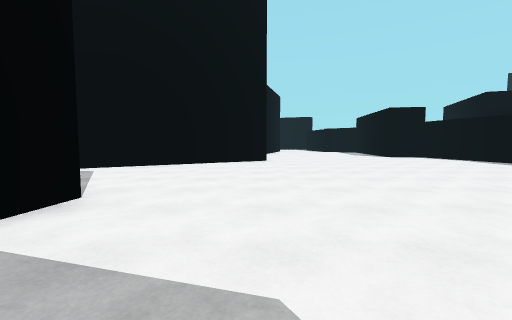
view 1 (above)

23 first-person views from a walk through a 3-D level made in the Unity game engine. The camera is 1.3 m above the floor, tilts 4° down and sees 90° across. The floor is counted in squares, 2 m on a side. Each view is taken from the middle of a square. On the plan, view 1 faces up. The plan holds only what a view shows up to about 9 squares ahead; the rest is blank. The place goes on beyond the plan.

view 2
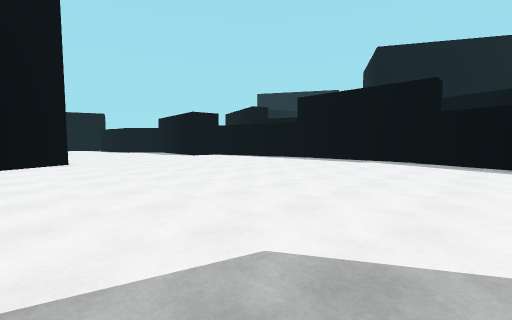

view 3
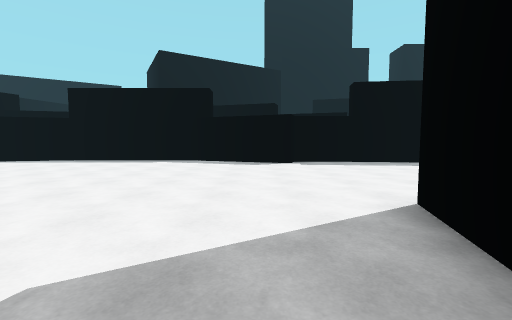

view 4
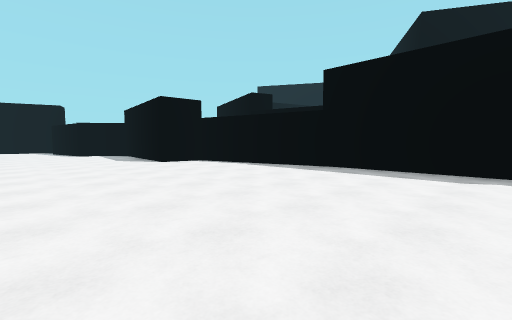

view 5
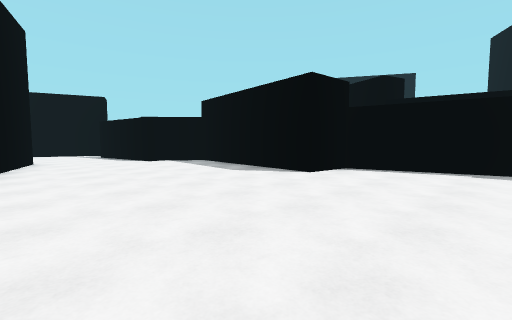

view 6
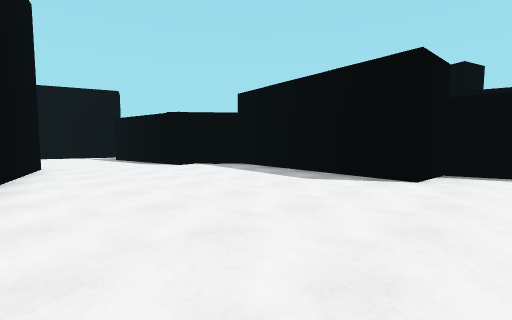

view 7
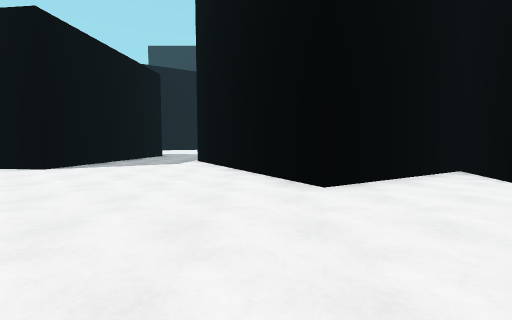

view 8
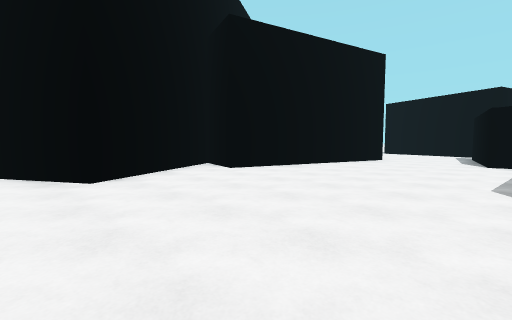

view 9
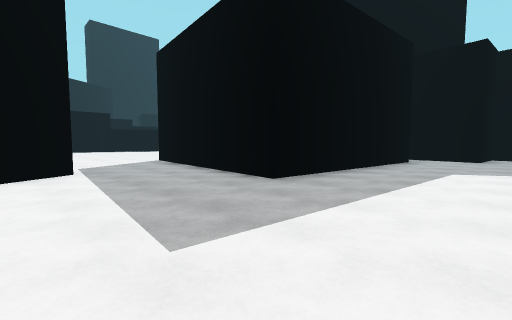

view 10
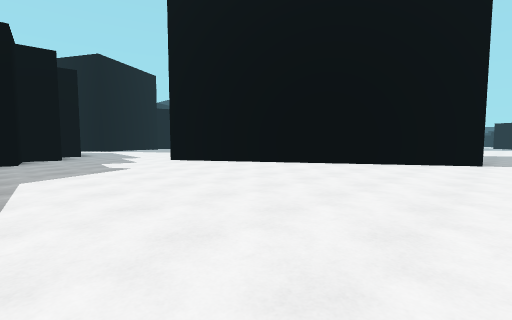

view 11
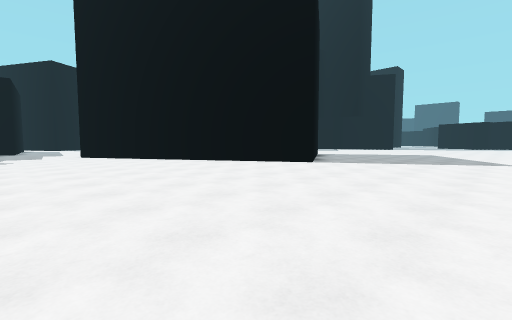

view 12
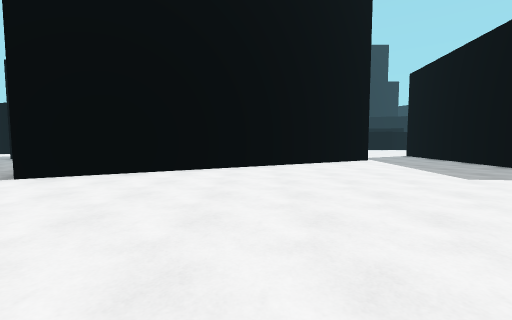

view 13
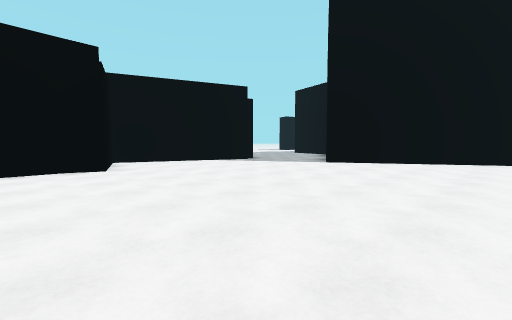

view 14
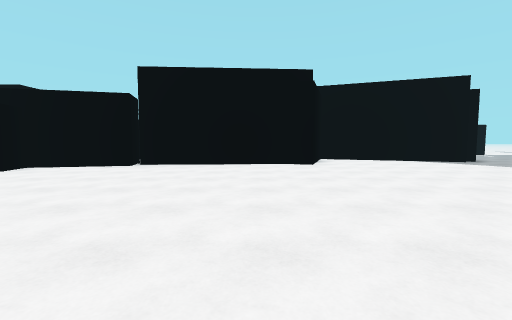

view 15
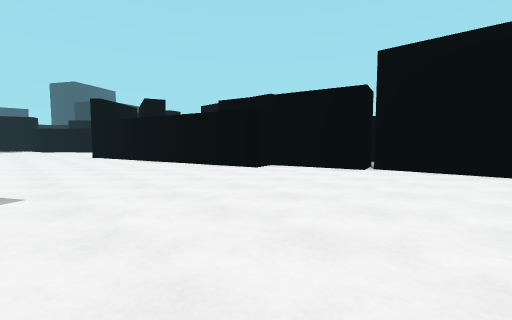

view 16
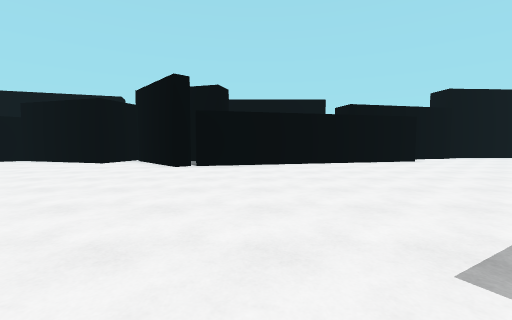

view 17
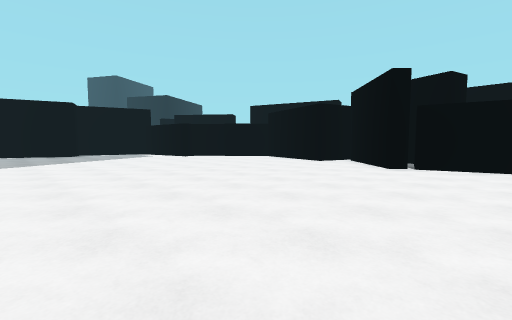

view 18
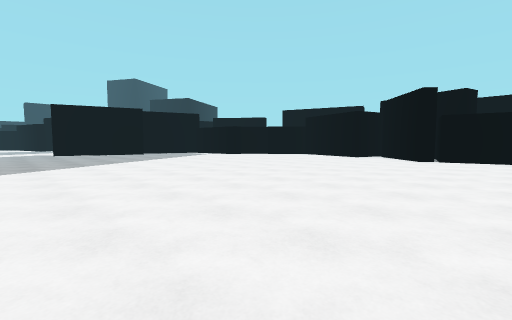

view 19
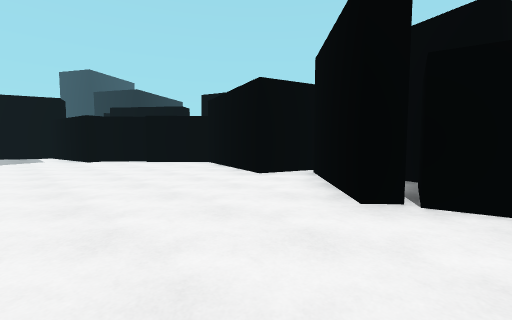

view 20
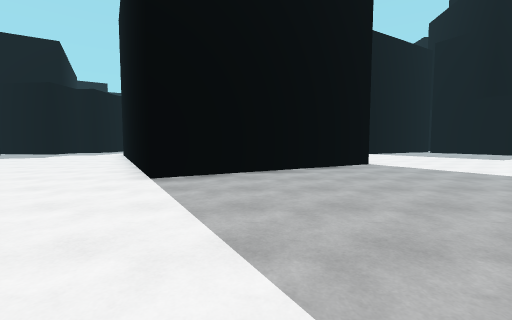

view 21
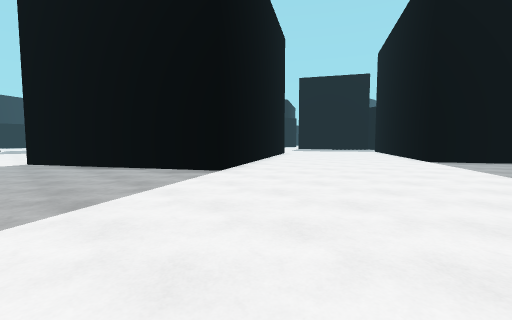

view 22
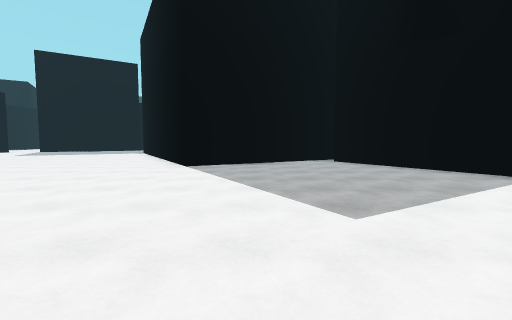

view 23
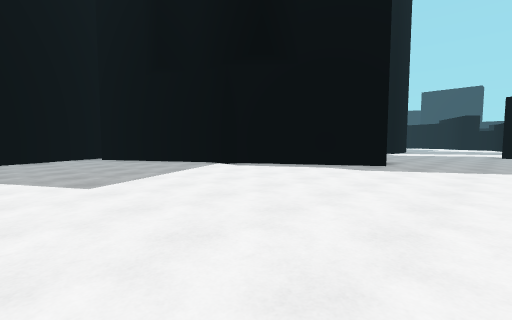

### Floor plan
Points are (right, up) in squares from view 1. A wall is a line through its corners. A room is listed if a view was taken in it or the views show most of it. See-through windows are left out.
Room 1 (views 1, 2, 3, 4, 5, 6, 7, 8)
walls: (0.4, 9) (-4.8, 6); (8.2, 6.2) (7.1, 10.9) (5.7, 11) (6.2, 15.8) (5.9, 16.1) (5.4, 16.3); (8.2, 2) (8.2, 6.4); (-4.5, 3.2) (-2.1, 3) (-2.2, 1.8); (7.4, -3.2) (7.4, -1.3) (6.9, -1.1) (8, 2.1); (7.2, -5.2) (7.4, -3.1); (5.6, 16.4) (5.2, 16.8) (4.6, 16.7) (4.1, 19.6); (1.7, 18) (0, 12.1) (-1.7, 12.6) (-0.4, 10.3)
ways out: opening at (-5, 4.5) to room 2
Room 2 (views 9, 10, 11, 12, 13, 14, 15, 16, 17, 18, 19, 20, 21, 22, 23)
walls: (-22.7, -0.4) (-24.3, 2.5) (-19.1, 5.5) (-14.9, -1.9); (-29.6, 12.9) (-29.9, 14); (-20.7, 17.1) (-20.4, 16) (-22.8, 15.5) (-22.6, 14.6) (-29.9, 12.9) (-30.1, 12.7) (-32, 14.8); (-32.3, 15.2) (-32.7, 13.8) (-36.1, 14.8) (-37.4, 13.4); (-7.6, 3.5) (-4.5, 3.2); (-36.4, 2.7) (-34.3, -1) (-33.8, -1) (-33.8, -1.8) (-31.6, -5.7); (-31, -6.1) (-27.1, -3.8) (-25.8, -6.1); (-11.7, -5.1) (-10.5, -5.3) (-10.3, -3.5) (-8.9, -3.7); (-8.7, -2.4) (-8.2, 1.9); (-10.1, 17.3) (-14.5, 18.8) (-15.4, 16.4) (-16.1, 16.6) (-20.4, 16.3); (-4.8, 6) (-9.6, 14.3); (-37.7, 13.6) (-38.7, 12.5) (-38.6, 12) (-39.5, 11.8)
ways out: opening at (-5, 4.5) to room 1; opening at (-8.5, 16.5)

Where each view was taken, in squares from view 1:
view 1: 0 up, 0 right, facing up
view 2: 0 up, 1 left, facing up-right
view 3: 0 up, 1 left, facing right
view 4: 3 up, 2 right, facing up-right
view 5: 8 up, 1 right, facing up-right
view 6: 10 up, 1 right, facing up-right
view 7: 8 up, 4 right, facing left
view 8: 8 up, 5 right, facing up-left
view 9: 7 up, 11 left, facing down-right
view 10: 6 up, 10 left, facing down-left
view 11: 10 up, 12 left, facing down-left
view 12: 10 up, 14 left, facing right
view 13: 10 up, 17 left, facing up-right
view 14: 9 up, 17 left, facing up
view 15: 10 up, 18 left, facing up-left
view 16: 6 up, 28 left, facing up
view 17: 6 up, 28 left, facing up-left
view 18: 3 up, 28 left, facing up-left
view 19: 10 up, 29 left, facing up-left
view 20: 10 up, 21 left, facing down
view 21: 6 up, 29 left, facing down-right
view 22: 3 up, 29 left, facing down
view 23: 5 up, 29 left, facing down-left
